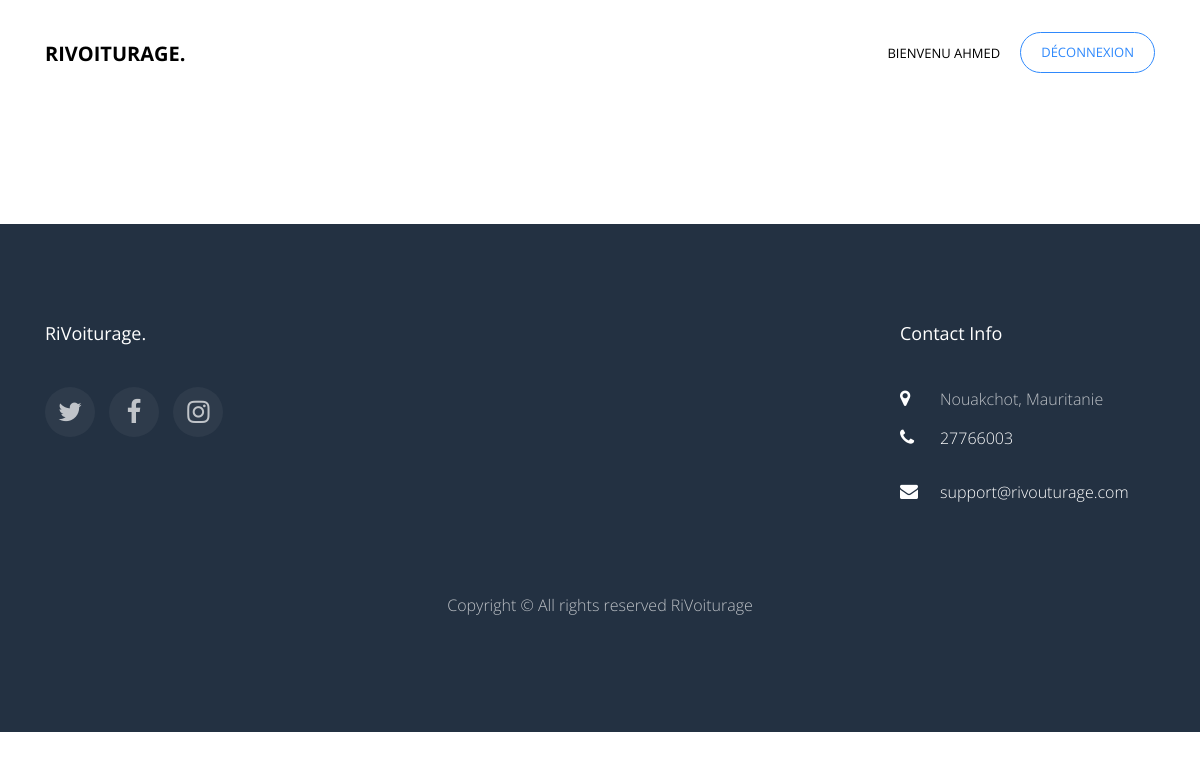
The page /dashClient (signed in) on the database as committed earlier.
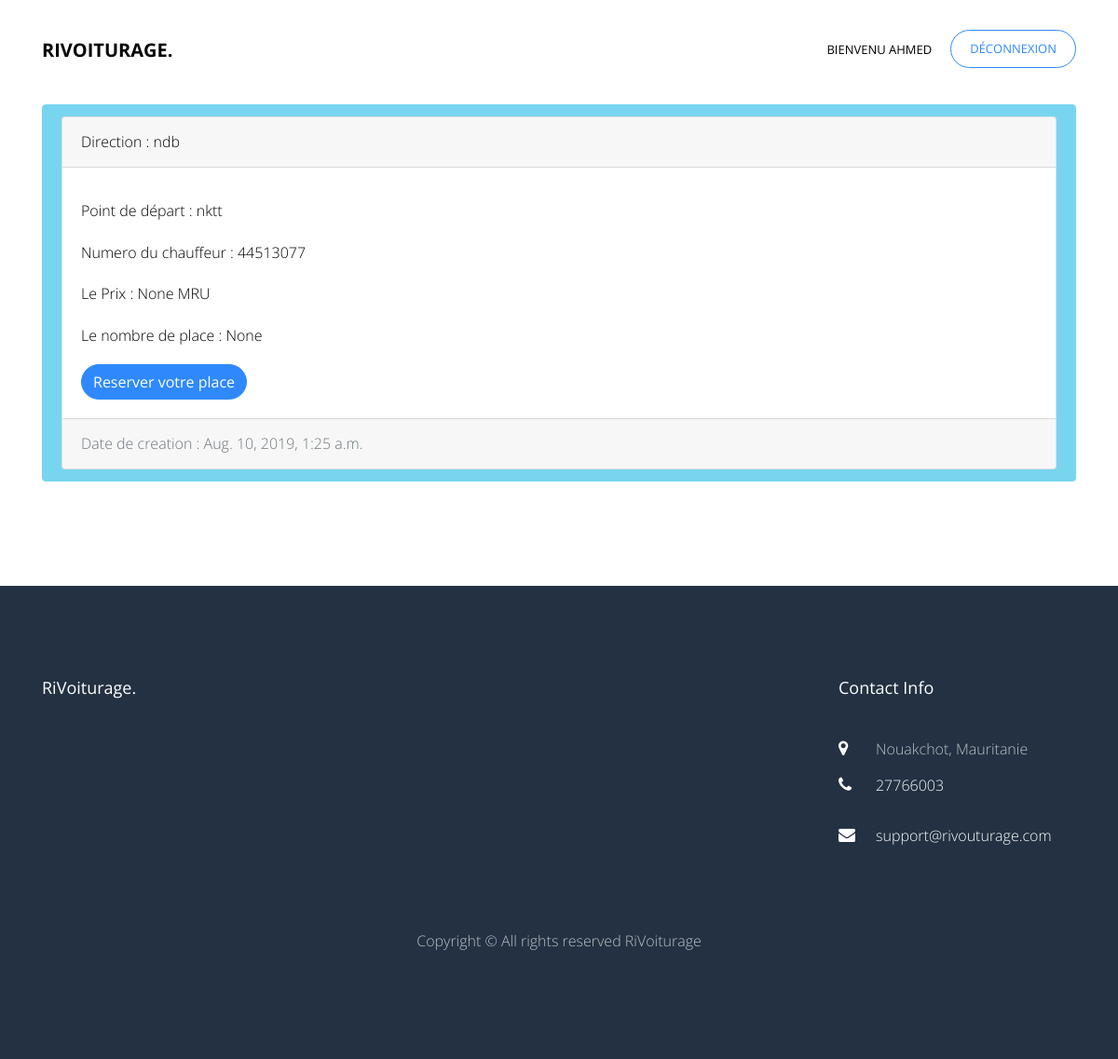
The same page on the database as committed later.
### riVoiturage/models.py (models this page shows, shortened)
class Traget(models.Model):
    point_depart = models.CharField(max_length=10, blank=True, null=True)
    point_arrive = models.CharField(max_length=10, blank=True, null=True)
    chauffeur = models.ForeignKey(
        Chauffeur,
        on_delete=models.CASCADE
    )
    date=models.DateTimeField(default=datetime.now, blank=True)
    prix  = models.DecimalField( max_digits=19, decimal_places=0)
    nbplace = models.IntegerField()
    iscompleted = models.BooleanField(default=False)

class Chauffeur(models.Model):
    user = models.OneToOneField(User, on_delete=models.DO_NOTHING)
    nni = models.IntegerField()
    permis = models.CharField(max_length=16)
    adresse = models.CharField(max_length=20, blank=True, null=True)
    voiture=models.ForeignKey(Voiture, on_delete=models.CASCADE,null=True)
    def __str__(self):
        return self.user.username

### riVoiturage/views.py (the view)
# urls.py: url(r'^dashClient$', views.dash, name="dashClient"),
@login_required(login_url='connexion')
def dash(request):
    targets=models.Traget.objects.all()
    return render(request, 'RiVoiturage/dashClient.html', locals())

### riVoiturage/templates/RiVoiturage/dashClient.html (shortened to what this page needs)
{% extends "RiVoiturage/layout.html"  %}
{% block content %}
<div class="container" >
       <div style="background:#ffff" class="list-group">
            {% for target in targets %}
                 <div  class="list-group-item list-group-item-action flex-column align-items-start active">
                  <div style="color:black" class="card">
                    <div class="card-header">
                      Direction :  {{target.point_arrive }}
                    </div>
                    <div class="card-body">
                      <p class="card-text">Point de départ :   {{target.point_depart}}</p>
                      <p class="card-text">Numero du chauffeur :    {{target.chauffeur}}</p>
                      <p class="card-text">Le Prix :     {{target.prix}} MRU</p>
                      <p class="card-text">Le nombre de place :     {{target.nbplace}} </p>
                      {% if target.iscompleted %}
                              <p  class="btn btn-success">Complet</p>
                      {% else %}
                        <a href="/RiVoiturage/reserver/{{target.pk}}"  class="btn btn-primary">Reserver votre place</a>
                      {% endif %}
                    </div>
                    <div class="card-footer text-muted">
                        <p class="card-text">Date de creation :  {{target.date}}</p>
                     </div>
                  </div>
                </div>
            {% endfor %}
    </div>
</div>
{% endblock content %}

### riVoiturage/templates/RiVoiturage/layout.html (shortened to what this page needs)
<!DOCTYPE html>
<html lang="en">
  <head>
    {% load static %}
    <link rel="stylesheet" href=" {% static 'RiVoiturage/css/open-iconic-bootstrap.min.css' %}">
    <link rel="stylesheet" href=" {% static 'RiVoiturage/css/animate.css' %}">
    <link rel="stylesheet" href=" {% static 'RiVoiturage/css/owl.carousel.min.css' %}">
    <link rel="stylesheet" href=" {% static 'RiVoiturage/css/owl.theme.default.min.css' %}">
    <link rel="stylesheet" href=" {% static 'RiVoiturage/css/magnific-popup.css' %}">
    <link rel="stylesheet" href=" {% static 'RiVoiturage/css/aos.css' %}">
    <link rel="stylesheet" href=" {% static 'RiVoiturage/css/ionicons.min.css' %}">
    <link rel="stylesheet" href=" {% static 'RiVoiturage/css/bootstrap-datepicker.css' %}">
    <link rel="stylesheet" href=" {% static 'RiVoiturage/css/jquery.timepicker.css' %}">
    <link rel="stylesheet" href=" {% static 'RiVoiturage/css/flaticon.css' %}">
    <link rel="stylesheet" href=" {% static 'RiVoiturage/css/icomoon.css' %}">
    <link rel="stylesheet" href=" {% static 'RiVoiturage/css/style.css' %}">
  </head>
  <body>
	  <nav class="navbar navbar-expand-lg navbar-dark ftco_navbar bg-dark ftco-navbar-light" id="ftco-navbar">
	    <div class="container">
	      <a class="navbar-brand"  href="{% url 'home' %}">RiVoiturage.</a>
	      <div class="collapse navbar-collapse" id="ftco-nav">
	        <ul class="navbar-nav ml-auto">
                {% if not request.user.is_anonymous %}
                    <li class="nav-item"><a class="nav-link">Bienvenu {{ request.user.first_name }}</a></li>
                <li class="nav-item cta"><a href="{% url 'deconnexion' %}" class="nav-link" ><span> Déconnexion </span></a></li>
                {% endif %}
	        </ul>
	      </div>
	    </div>
	  </nav>
    <section class="ftco-section" >
      {% block content %}
      {% endblock content%}
    </section>
   <footer class="ftco-footer ftco-bg-dark ftco-section">
      <div class="container">
        <div class="row mb-5">
          <div class="col-md-3">
            <div class="ftco-footer-widget mb-4">
              <h2 class="ftco-heading-2">RiVoiturage.</h2>
            </div>
            <ul class="ftco-footer-social list-unstyled float-md-left float-lft ">
              <li class="ftco-animate"><a href="#"><span class="icon-twitter"></span></a></li>
              <li class="ftco-animate"><a href="#"><span class="icon-facebook"></span></a></li>
              <li class="ftco-animate"><a href="#"><span class="icon-instagram"></span></a></li>
            </ul>
          </div>
          <div class="col-md-2">
          </div>
          <div class="col-md-4 pr-md-4">
          </div>
          <div class="col-md-3">
            <div class="ftco-footer-widget mb-4">
            	<h2 class="ftco-heading-2">Contact Info</h2>
            	<div class="block-23 mb-3">
	              <ul>
	                <li><span class="icon icon-map-marker"></span><span class="text">Nouakchot, Mauritanie</span></li>
	                <li><a href="#"><span class="icon icon-phone"></span><span class="text">27766003</span></a></li>
	                <li><a href="#"><span class="icon icon-envelope"></span><span class="text">support@rivouturage.com</span></a></li>
	              </ul>
	            </div>
            </div>
          </div>
        </div>
        <div class="row">
          <div class="col-md-12 text-center">
            <p>
  Copyright &copy;  All rights reserved  RiVoiturage
  </p>
          </div>
        </div>
      </div>
    </footer>
  </body>
</html>

Rows that differ between the two databases and show on the page:
added Traget: point_arrive "ndb", point_depart "nktt", chauffeur "44513077", prix "None", nbplace "None", date "Aug. 10, 2019, 1:25 a.m."
